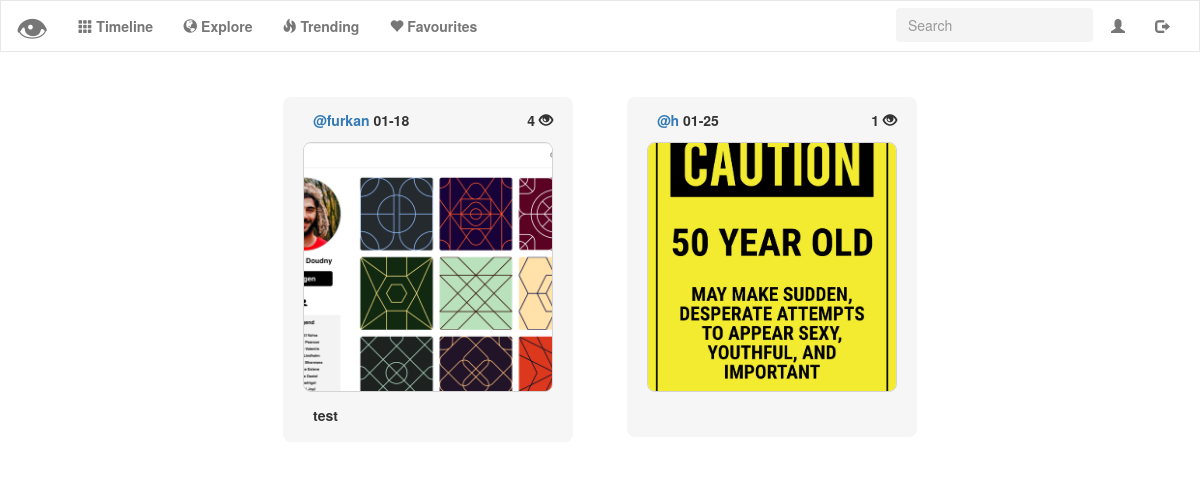
Before: /favourites (signed in) with the older database file.
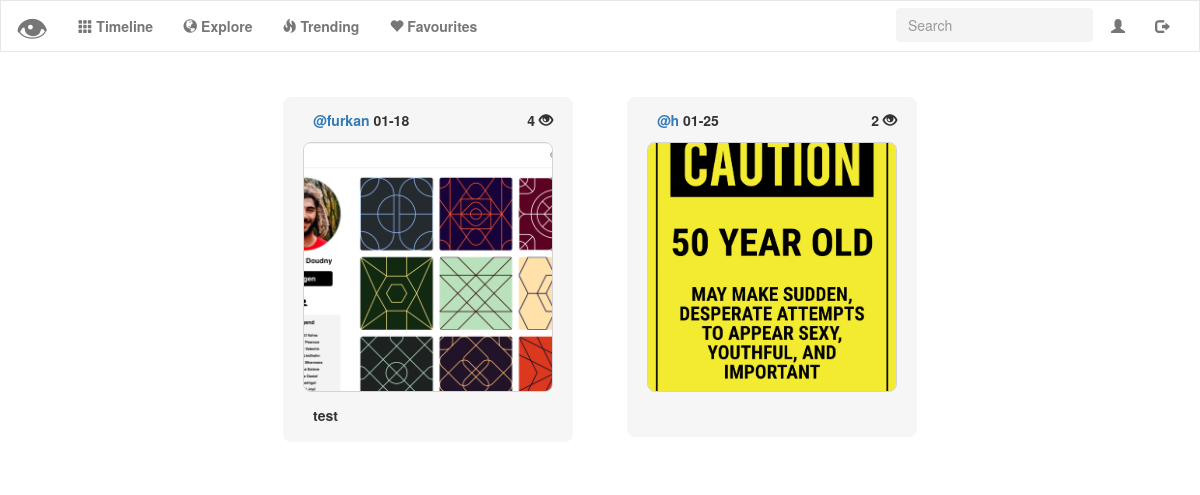
After: the same page with the newer database file.
### tables this page shows
CREATE TABLE 'uploads' ('id' integer PRIMARY KEY AUTOINCREMENT NOT NULL, 'user_id' integer NOT NULL, 'upload' text NOT NULL, 'description' text NOT NULL, 'timestamp' double precision NOT NULL DEFAULT CURRENT_TIMESTAMP, 'username'  text NOT NULL  , 'score' INTEGER NOT NULL DEFAULT 0);

### application.py (the view)
@app.route("/favourites")
@login_required
def favourites():
    favourites = []
    post_id = get_favourites(session["user_id"])
    if len(post_id) == 0:
        flash("You have no favourite posts!")
        return render_template("favourites.html")
    for p in post_id:
        favourites.append(get_info(p["photo_id"]))
    print(favourites)
    favourites.sort(key=lambda d: d['timestamp'])
    return render_template("favourites.html", favourites=favourites, user_id=session["user_id"])

### helpers.py (called while the page is built)
def login_required(f):
    @wraps(f)
    def decorated_function(*args, **kwargs):
        if session.get("user_id") is None:
            return redirect("/login")
        return f(*args, **kwargs)
    return decorated_function

def get_favourites(user_id):
    photo_id = db.execute("SELECT photo_id FROM favourites WHERE user_id = :user_id", user_id=user_id)
    return photo_id

def get_info(post_id):
    post_info = db.execute("SELECT * FROM uploads WHERE id=:post_id",
                           post_id=post_id)
    post_info = change_timestamp(post_info)[0]
    return post_info

def change_timestamp(post_list):
    for post in post_list:
        date = post["timestamp"]
        date = date[5:11]
        post["timestamp"] = date
    return post_list

### templates/favourites.html (shortened to what this page needs)
{% extends "layout.html" %}
{% block main %}
    <div class="col-lg-12 col-md-12 col-sm-12 col-xs-12">
       {% for post in favourites %}
       <button name="modal" class="photo_modal trending_modal" id="account-photo-modal" data-toggle="modal" data-target="#photomodal{{ post.id }}">
            <label for="modal">
                <div class="account-photo-description">
                    <a href="{{ url_for('profile', username= post.username) }}"><label id="username">{{ post.username }} </label></a>
                    <label id="timestamp">{{ post.timestamp }} </label>
                    <label id="score-profile">{{ post.score }} <span class="glyphicon glyphicon-eye-open"></span></label>
                </div>
                <img src="/upload/{{ post.upload }}" class="img-responsive trending-image">
                <div class="account-photo-bottom-description">
                    <label id="discription">{{ post.description }} </label>
                </div>
            </label>
        </button>
    {% endfor %}
    </div>
{% endblock %}

Changed rows visible on the page:
changed uploads (number 2 of 2 on the later page): score "1" → "2"
